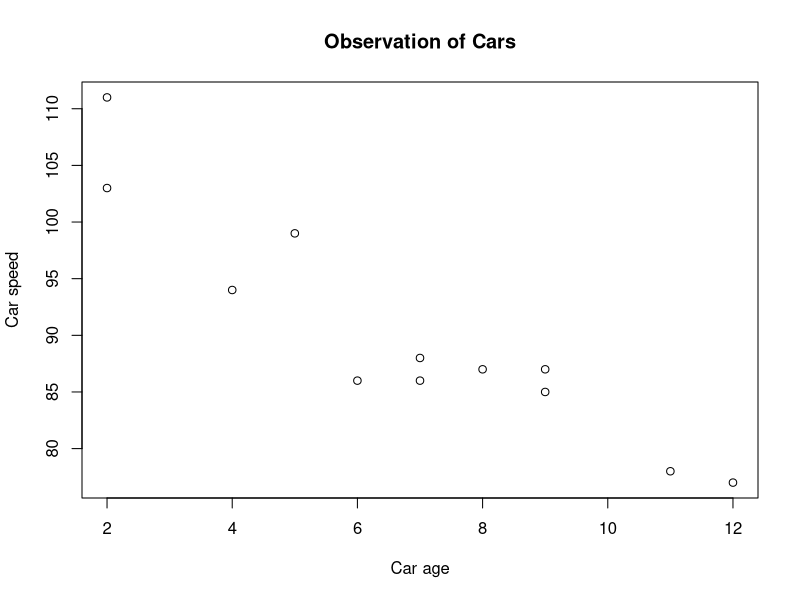

Reproduce this figure in R.
x <- c(5,7,8,7,2,2,9,4,11,12,9,6)

y <- c(99,86,87,88,111,103,87,94,78,77,85,86)

plot(x, y, main = "Observation of Cars", xlab="Car age", ylab="Car speed")